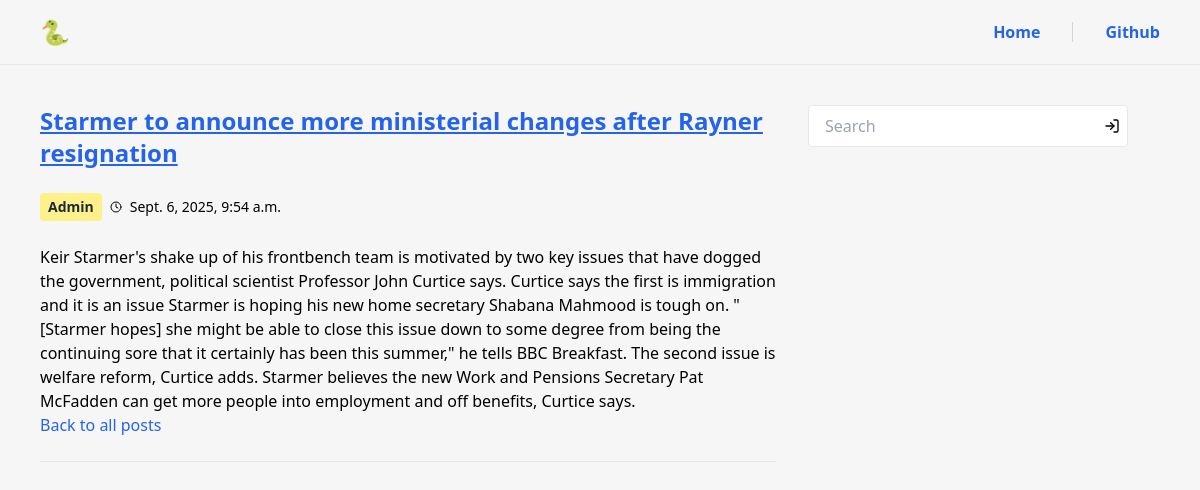
/post/starmer-to-announce-more-ministerial-changes-after-rayner-resignation, run on the app's committed database.
### blog/models.py (models this page shows, shortened)
class Post(models.Model):
    title = models.CharField(max_length=200)
    content = models.TextField()
    created_at = models.DateTimeField(auto_now_add=True)
    author = models.ForeignKey(User, on_delete=models.CASCADE)
    slug = models.SlugField(unique=True, blank=True, null=True)

### blog/views.py (the view)
# urls.py: path('post/<slug:slug>', views.post_detail, name = 'post_detail')
def post_detail(request, slug):
    post = get_object_or_404(Post, slug=slug)
    return render(request, 'blog/post_detail.html', {'post': post})

### blog/context_processors.py (called while the page is built)
def global_icons(request):
    return {
        'clock_icon': CLOCK_ICON,
        'enter_icon': ENTER_ICON
    }

### blog/templates/blog/post_detail.html (shortened to what this page needs)
{% extends "./base.html" %}
{% block header %}
<header class="bg-transparent flex flex-col md:flex-row items-center justify-between px-4 md:px-10 py-4 mb-10 border-b border-gray-200 w-full">
    <div class="flex items-center gap-3 mb-4 md:mb-0">
        <span class="text-2xl"><a href="{% url 'post_list' %}">🐍</a></span>
    </div>
    <nav class="flex items-center gap-4 md:gap-6 overflow-x-auto">
        <a href="{% url 'post_list' %}" class="text-blue-600 hover:text-blue-600 font-semibold">Home</a>
        <a href="https://github.com/tomwls/django_blog" class="text-blue-600 hover:text-blue-600 font-semibold">Github</a>
    </nav>
</header>
{% endblock %}
{% block content %}
<div class="flex flex-col md:flex-row gap-8 w-full">
    <div class="flex-1">
        <article class="space-y-6">
            <h2 class="text-2xl font-semibold mb-4">
                <a href="{% url 'post_detail' slug=post.slug %}" class="text-blue-600 underline">{{ post.title }}</a>
            </h2>
                <div class="flex flex-wrap items-center gap-2 mb-4">
                <p class="inline-block bg-yellow-200 text-gray-800 font-semibold text-sm px-2 py-1 rounded">
                    {{ post.author.username|title }}
                </p>
                <span class="inline-block align-middle">{{ clock_icon|safe }}</span>
                <p class="text-black text-sm">{{ post.created_at }}</p>
            </div>
            <p class="text-black mb-4">{{ post.content }}</p>
            <a href="{% url 'post_list' %}" class="text-blue-600 hover:underline">Back to all posts</a>
            <hr class="my-8 border-t border-gray-200 rounded">
        </article>
    </div>
    <aside class="w-full md:w-80 order-last md:order-none">
        <section>
            <form method="get" action="{% url 'post_list' %}" class="w-full">
                <div class="relative">
                    <input type="text" name="q" placeholder="Search" class="border border-gray-200 px-4 py-2 w-full focus:outline-none focus:ring-1 focus:ring-gray-200 pr-10 rounded">
                    <span class="absolute inset-y-0 right-2 flex items-center pointer-events-none">
                    </span>
                </div>
            </form>
        </section>
    </aside>
</div>
{% endblock %}

### data on the page
Post: title "Starmer to announce more ministerial changes after Rayner resignation", author.username "Admin", created_at "Sept. 6, 2025, 9:54 a.m.", content "Keir Starmer's shake up of his frontbench team is motivated by two key issues that have dogged the government, political scientist Professor John Curtice says. Curtice says the first is immigration and it is an issue Starmer is hoping his new home secretary Shabana Mahmood is tough on. \"[Starmer hopes] she might be able to close this issue down to some degree from being the continuing sore that it certainly has been this summer,\" he tells BBC Breakfast. The second issue is welfare reform, Curtice adds. Starmer believes the new Work and Pensions Secretary Pat McFadden can get more people into employment and off benefits, Curtice says."
